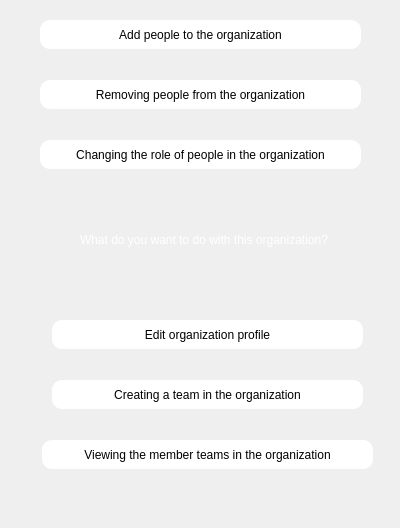
<?xml version="1.0" encoding="UTF-8"?>
<ui version="4.0">
 <class>making_decision_for_organ</class>
 <widget class="QWidget" name="making_decision_for_organ">
  <property name="geometry">
   <rect>
    <x>0</x>
    <y>0</y>
    <width>400</width>
    <height>528</height>
   </rect>
  </property>
  <property name="windowTitle">
   <string>Form</string>
  </property>
  <property name="styleSheet">
   <string notr="true">making_decision_for_organ
{
background-color:black;
}</string>
  </property>
  <widget class="QPushButton" name="pushButton">
   <property name="geometry">
    <rect>
     <x>40</x>
     <y>20</y>
     <width>321</width>
     <height>29</height>
    </rect>
   </property>
   <property name="styleSheet">
    <string notr="true">#pushButton:hover
{
background-color:yellow;
order:1px solid yellow; 
}
#pushButton
{
background-color:white;
border-radius:10px;
}</string>
   </property>
   <property name="text">
    <string>Add people to the organization</string>
   </property>
  </widget>
  <widget class="QPushButton" name="pushButton_2">
   <property name="geometry">
    <rect>
     <x>40</x>
     <y>80</y>
     <width>321</width>
     <height>29</height>
    </rect>
   </property>
   <property name="styleSheet">
    <string notr="true">#pushButton_2:hover
{
background-color:yellow;
order:1px solid yellow; 
}
#pushButton_2
{
background-color:white;
border-radius:10px;
}</string>
   </property>
   <property name="text">
    <string>Removing people from the organization</string>
   </property>
  </widget>
  <widget class="QPushButton" name="pushButton_3">
   <property name="geometry">
    <rect>
     <x>40</x>
     <y>140</y>
     <width>321</width>
     <height>29</height>
    </rect>
   </property>
   <property name="styleSheet">
    <string notr="true">#pushButton_3:hover
{
background-color:yellow;
order:1px solid yellow; 
}
#pushButton_3
{
background-color:white;
border-radius:10px;
}</string>
   </property>
   <property name="text">
    <string>Changing the role of people in the organization</string>
   </property>
  </widget>
  <widget class="QPushButton" name="pushButton_4">
   <property name="geometry">
    <rect>
     <x>52</x>
     <y>320</y>
     <width>311</width>
     <height>29</height>
    </rect>
   </property>
   <property name="styleSheet">
    <string notr="true">#pushButton_4:hover
{
background-color:yellow;
order:1px solid yellow; 
}
#pushButton_4
{
background-color:white;
border-radius:10px;
}</string>
   </property>
   <property name="text">
    <string>Edit organization profile</string>
   </property>
  </widget>
  <widget class="QPushButton" name="pushButton_5">
   <property name="geometry">
    <rect>
     <x>52</x>
     <y>380</y>
     <width>311</width>
     <height>29</height>
    </rect>
   </property>
   <property name="styleSheet">
    <string notr="true">#pushButton_5:hover
{
background-color:yellow;
order:1px solid yellow; 
}
#pushButton_5
{
background-color:white;
border-radius:10px;
}</string>
   </property>
   <property name="text">
    <string>Creating a team in the organization</string>
   </property>
  </widget>
  <widget class="QPushButton" name="pushButton_6">
   <property name="geometry">
    <rect>
     <x>42</x>
     <y>440</y>
     <width>331</width>
     <height>29</height>
    </rect>
   </property>
   <property name="styleSheet">
    <string notr="true">#pushButton_6:hover
{
background-color:yellow;
order:1px solid yellow; 
}
#pushButton_6
{
background-color:white;
border-radius:10px;
}</string>
   </property>
   <property name="text">
    <string>Viewing the member teams in the organization</string>
   </property>
  </widget>
  <widget class="QLabel" name="label">
   <property name="geometry">
    <rect>
     <x>80</x>
     <y>230</y>
     <width>321</width>
     <height>20</height>
    </rect>
   </property>
   <property name="styleSheet">
    <string notr="true">#label
{
color:white;
}</string>
   </property>
   <property name="text">
    <string>What do you want to do with this organization?</string>
   </property>
  </widget>
 </widget>
 <resources/>
 <connections/>
</ui>
